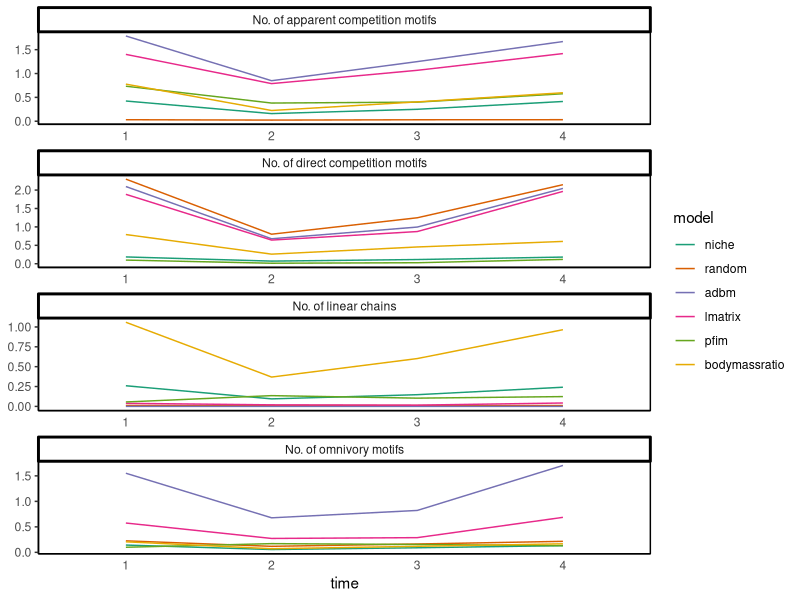
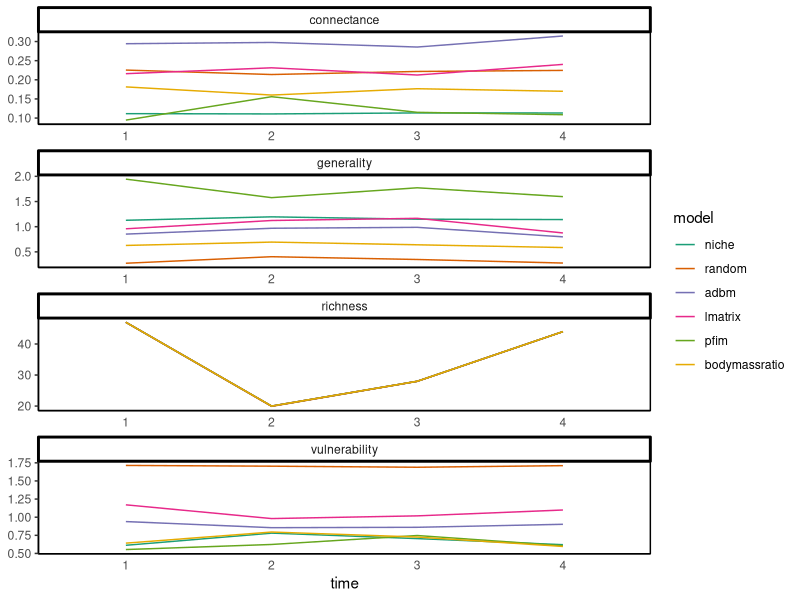

The R source for these figures, in order: (Note: this script raises an error after producing the figures.)
# libraries
library(here)
library(patchwork)
library(tidyverse)

# set path to code sub dir
setwd(here("code"))

# import simulated data

df <- read_csv("../data/processed/topology.csv") %>%
  # remove metaweb pfims
  filter(model != "pfim_metaweb") %>%
  # rename the remianing pfim col
  mutate(model = case_when(model == "pfim_downsample" ~ "pfim",
                           .default = as.character(model))) %>%
  #mutate(across(matches("S[[:digit:]]"), log)) %>%
  select(-c(distance, redundancy, complexity, diameter, n_rep)) %>%
  pivot_longer(
    cols = -c(model, time),
    names_to = "stat",
    values_to = "stat_val") %>%
  # get mean values
  group_by(model, time, stat) %>%
  summarise(mean = mean(stat_val)) %>%
  ungroup() %>%
  # standardise names
  mutate(stat = case_when(stat == "S1" ~ "No. of linear chains",
                          stat == "S2" ~ "No. of omnivory motifs",
                          stat == "S5" ~ "No. of apparent competition motifs",
                          stat == "S4" ~ "No. of direct competition motifs",
                          .default = as.character(stat))) %>%
  mutate(level = case_when(stat %in% c("richness", "connectance", "generality", "vulnerability") ~ "struct",
                           .default = "motif"),
         model = factor(model, ordered = TRUE, 
                        levels = c("niche", "random", "adbm", "lmatrix", "pfim", "bodymassratio")),
         time = str_extract(time, "\\d+"))

struct <- ggplot(df %>% 
                   filter(level == "struct"),
                 aes(x = time,
                     y = mean,
                     colour = model,
                     group = model)) +
  geom_line() +
  facet_wrap(vars(stat),
             scales = 'free',
             ncol = 1) +
  scale_size(guide = 'none') +
  theme_classic() +
  xlab("time") +
  ylab(NULL)  +
  coord_cartesian(clip = "off") +
  scale_colour_brewer(palette = "Dark2") +
  theme(panel.border = element_rect(colour = 'black',
                                    fill = "#ffffff00"),
        axis.ticks.x = element_blank())

motif <- ggplot(df %>% 
                  filter(level == "motif"),
                aes(x = time,
                    y = mean,
                    colour = model,
                    group = model)) +
  geom_line() +
  facet_wrap(vars(stat),
             scales = 'free',
             ncol = 1) +
  scale_size(guide = 'none') +
  theme_classic() +
  xlab("time") +
  ylab(NULL) +
  coord_cartesian(clip = "off") +
  scale_colour_brewer(palette = "Dark2") +
  theme(panel.border = element_rect(colour = 'black',
                                    fill = "#ffffff00"),
        axis.ticks.x = element_blank())

# means abs differences between real and extinction simulations

df <- read_csv("../data/processed/extinction_topology.csv") %>%
  # remove metaweb pfims
  filter(model != "pfim_metaweb") %>%
  # rename the remianing pfim col
  mutate(model = case_when(model == "pfim_downsample" ~ "pfim",
                           .default = as.character(model))) %>%
  select(-c(r50, rep, distance, redundancy, complexity, diameter, S1, S2, S4, S5, resilience)) %>%
  pivot_longer(
    cols = -c(model, extinction_mechanism, n_rep),
    names_to = "stat",
    values_to = "sim_val") %>%
  full_join(.,
            read_csv("../data/processed/topology.csv") %>%
              # remove metaweb pfims
              filter(model != "pfim_metaweb") %>%
              # rename the remianing pfim col
              mutate(model = case_when(model == "pfim_downsample" ~ "pfim",
                                       .default = as.character(model))) %>%
              filter(time == "G2") %>%
              select(-c(distance, redundancy, complexity, diameter, time, S1, S2, S4, S5)) %>%
              pivot_longer(
                cols = -c(model, n_rep),
                names_to = "stat",
                values_to = "real_val")) %>%
  mutate(diff = real_val - sim_val) %>%
  group_by(model, extinction_mechanism) %>%
  summarise(mean_diff = abs(mean(diff, na.rm = TRUE))) %>%
  mutate(model = factor(model, ordered = TRUE, 
                        levels = c("niche", "random", "adbm", "lmatrix", "pfim", "bodymassratio")))

mean_diff <- ggplot(df,
                    aes(y = extinction_mechanism,
                        x = mean_diff,
                        fill = model)) +
  geom_bar(stat="identity", position=position_dodge()) +
  coord_cartesian(clip = "off") +
  theme_classic() +
  ylab(NULL)  +
  scale_fill_brewer(palette = "Dark2") +
  theme(panel.border = element_rect(colour = 'black',
                                    fill = "#ffffff00"),
        axis.ticks.x = element_blank(),
        legend.position = 'none')

# tss scores

df <- read_csv("../data/processed/extinction_tss.csv") %>%
  # remove metaweb pfims
  filter(model != "pfim_metaweb") %>%
  # rename the remianing pfim col
  mutate(model = case_when(model == "pfim_downsample" ~ "pfim",
                           .default = as.character(model))) %>%
  group_by(model, extinction_mechanism) %>%
  summarise(mean_tss = mean(tss))

tss <-  ggplot(df,
               aes(y = extinction_mechanism,
                   x = mean_tss,
                   fill = model)) +
  geom_bar(stat="identity", position=position_dodge()) +
  coord_cartesian(clip = "off") +
  ylab(NULL)  +
  theme_classic() +
  scale_fill_brewer(palette = "Dark2") +
  theme(panel.border = element_rect(colour = 'black',
                                    fill = "#ffffff00"),
        axis.ticks.x = element_blank(),
        legend.position = 'none')


(tss + struct) / (mean_diff + motif)  +
  plot_layout(guides = 'collect') +
  plot_annotation(tag_levels = 'A')

ggsave("../figures/dunhill_comp.png",
       width = 7000,
       height = 7500,
       units = "px",
       dpi = 600)

